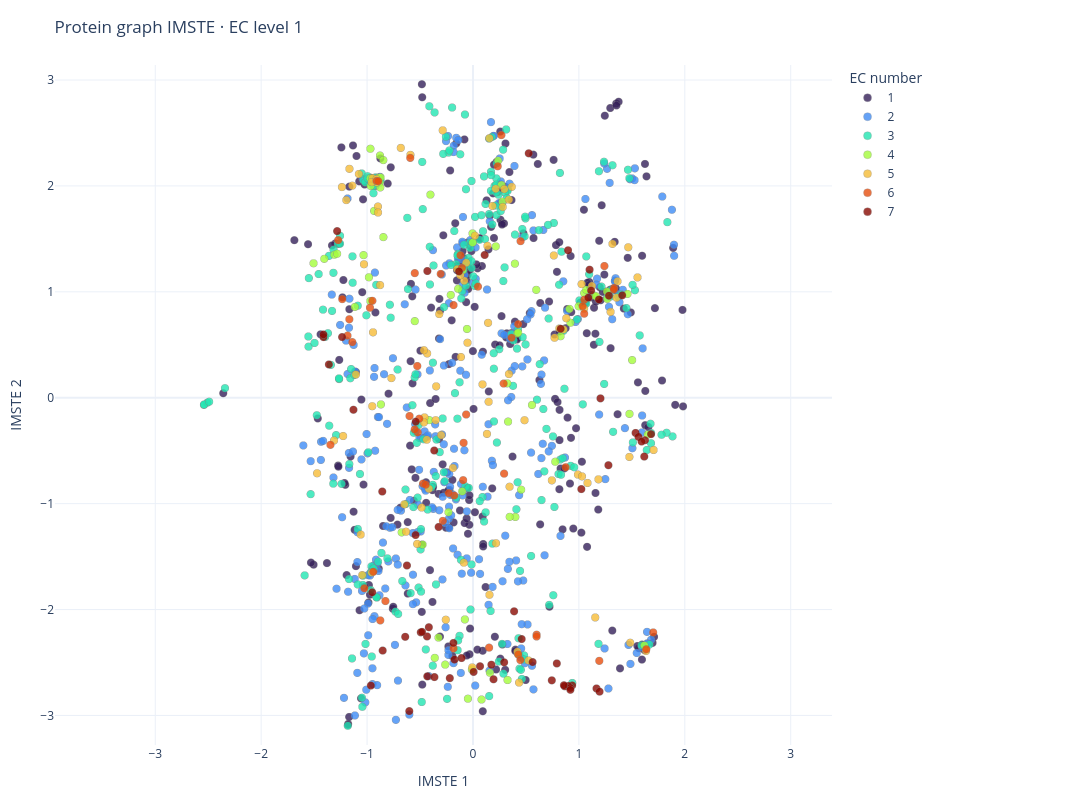

The code cell stored with this chart in its notebook:
### Code cell
embedding_result = visualize_proteins_2d(
    PROJECT_ROOT,
    node_label_alphabet=NODE_LABEL_ALPHABET,
    max_simplex_dimension=MAX_SIMPLEX_DIMENSION,
    min_pair_distance=MIN_PAIR_DISTANCE,
    max_pair_distance=MAX_PAIR_DISTANCE,
    nbits=NBITS,
    include_self=INCLUDE_SELF,
    imste_parameters=IMSTE_PARAMETERS,
    rebuild_features=REBUILD_FEATURES,
    rebuild_embedding=REBUILD_EMBEDDING,
)
display(embedding_result.embedding.head())
display(embedding_result.figure)

### Figure 1 — Plotly figure (JSON) as saved in the notebook; plotly's stock layout.template omitted (floating-point values rounded to 4 significant figures; data arrays with more than 128 entries replaced by an {"elided": "..."} marker saying what was removed)
{"data": [{"customdata": {"elided": "300x4 str values"}, "hoverlabel": {"align": "left", "font": {"size": 12}}, "hovertemplate": "EC: %{fullData.name}<br>Protein: %{customdata[3]}<br>UniProt: %{customdata[2]}<br>PDB: %{customdata[1]}<br>Sample: %{customdata[0]}<extra></extra>", "marker": {"color": "rgb(53, 32, 90)", "line": {"color": "gray", "width": 0.35}, "opacity": 0.8, "size": 8}, "mode": "markers", "name": "1", "type": "scattergl", "x": {"elided": "300 float values"}, "y": {"elided": "300 float values"}}, {"customdata": {"elided": "300x4 str values"}, "hoverlabel": {"align": "left", "font": {"size": 12}}, "hovertemplate": "EC: %{fullData.name}<br>Protein: %{customdata[3]}<br>UniProt: %{customdata[2]}<br>PDB: %{customdata[1]}<br>Sample: %{customdata[0]}<extra></extra>", "marker": {"color": "rgb(63, 140, 245)", "line": {"color": "gray", "width": 0.35}, "opacity": 0.8, "size": 8}, "mode": "markers", "name": "2", "type": "scattergl", "x": {"elided": "300 float values"}, "y": {"elided": "300 float values"}}, {"customdata": {"elided": "300x4 str values"}, "hoverlabel": {"align": "left", "font": {"size": 12}}, "hovertemplate": "EC: %{fullData.name}<br>Protein: %{customdata[3]}<br>UniProt: %{customdata[2]}<br>PDB: %{customdata[1]}<br>Sample: %{customdata[0]}<extra></extra>", "marker": {"color": "rgb(34, 229, 177)", "line": {"color": "gray", "width": 0.35}, "opacity": 0.8, "size": 8}, "mode": "markers", "name": "3", "type": "scattergl", "x": {"elided": "300 float values"}, "y": {"elided": "300 float values"}}, {"customdata": {"elided": "76x4 str values"}, "hoverlabel": {"align": "left", "font": {"size": 12}}, "hovertemplate": "EC: %{fullData.name}<br>Protein: %{customdata[3]}<br>UniProt: %{customdata[2]}<br>PDB: %{customdata[1]}<br>Sample: %{customdata[0]}<extra></extra>", "marker": {"color": "rgb(164, 252, 59)", "line": {"color": "gray", "width": 0.35}, "opacity": 0.8, "size": 8}, "mode": "markers", "name": "4", "type": "scattergl", "x": [0.3234, 1.458, 0.2782, -0.9335, 1.144, -0.07696, 0.8413, 0.3998, 0.424, 0.5573, 0.2693, -0.8781, -0.8469, -0.8809, -1.309, 0.8271, 1.05, -1.404, -0.8757, -0.2316, -1.115, -0.01056, 1.65, -0.5495, 0.4178, -0.003976, -0.8893, -0.09813, -0.8695, -0.3607, 0.4551, 0.3955, 1.162, 1.07, -0.4128, -0.9689, -1.034, -0.1398, 0.3469, -0.2098, -0.9828, 0.4268, -0.966, 0.2375, 1.478, 1.618, 1.503, -0.4757, 1.267, -0.003085, 0.5972, -0.8951, 0.3313, 0.2156, -0.9688, 0.9981, -1.506, -0.8722, -0.8464, -0.05644, 1.265, -0.2622, -1.283, -0.04779, -0.6731, 0.3264, 0.9107, 0.08086, -0.3257, 0.9198, -0.9688, -0.4024, -0.1019, 0.7768, -0.9093, 0.1596], "y": [0.1361, 0.98, 1.851, 1.764, 0.9637, -2.093, 0.6432, -1.126, -2.418, -0.06823, 2.009, 2.286, 2.244, 2.032, 1.35, 0.5807, 0.9873, 1.312, 1.986, -1.081, 0.8573, -2.566, -0.3478, 0.7233, 0.6058, 1.552, 2.078, 1.204, -0.06291, -2.456, -0.8687, 1.266, 0.9583, 1.019, -0.2116, 0.9135, 1.347, 1.029, -1.125, 0.97, 1.137, 0.6146, 2.0, 2.238, -0.1525, -2.339, 0.3553, -1.386, 0.9329, 1.465, 1.019, 2.068, -0.2257, 1.429, 2.351, 0.8636, 1.269, 2.08, 1.516, 0.6492, 1.002, -2.52, 1.359, -2.842, -1.271, -2.666, 0.8385, -2.85, -2.265, 0.7081, 2.071, 1.917, -0.8845, -0.6042, 2.032, -2.597]}, {"customdata": {"elided": "95x4 str values"}, "hoverlabel": {"align": "left", "font": {"size": 12}}, "hovertemplate": "EC: %{fullData.name}<br>Protein: %{customdata[3]}<br>UniProt: %{customdata[2]}<br>PDB: %{customdata[1]}<br>Sample: %{customdata[0]}<extra></extra>", "marker": {"color": "rgb(246, 188, 55)", "line": {"color": "gray", "width": 0.35}, "opacity": 0.8, "size": 8}, "mode": "markers", "name": "5", "type": "scattergl", "x": [0.7632, -0.06401, -0.909, 0.09014, 0.3456, -0.9516, 0.8805, 1.484, 0.1554, -1.312, -1.237, -0.9479, -0.4164, -0.3005, -0.05191, 1.317, 0.2807, -1.078, -0.4327, -0.7707, -0.8975, -0.3474, -0.8967, 0.9914, 1.049, -0.9561, -1.226, -0.2857, -0.877, -0.4577, 0.77, -0.1482, -0.6482, 1.081, 0.148, 1.123, -0.1891, -1.472, 0.7446, -0.3525, 1.476, 1.634, -1.06, 0.8546, -0.1142, -1.029, 0.1321, -0.08309, 0.3663, 0.2149, -1.196, -0.9437, -0.4636, -0.5909, 0.4354, 0.2174, 1.356, 0.01832, 0.184, -0.007127, 1.185, 1.029, 0.4195, -0.1196, -0.9111, 0.3394, -0.3189, 1.705, -0.4848, -1.167, -0.4362, -0.08674, 0.2954, 0.1426, 0.5246, 0.1554, -1.14, -0.6322, 1.154, -0.4635, 0.8149, 1.554, 1.026, 1.466, -1.106, 1.299, 0.1368, -0.9554, 0.4866, -0.5269, 1.365, -0.6816, 0.3386, -1.046, -0.2566], "y": [1.343, 1.274, 2.034, 0.1262, -0.8402, -0.08007, 0.7505, -2.314, 2.45, -0.4036, 1.989, 2.073, -0.8599, -0.3528, 0.5191, 1.453, 1.8, 2.112, 0.4183, 0.1853, 1.805, 0.1075, 1.749, -0.726, 0.8414, 2.036, -0.3616, 2.525, 1.063, -0.1857, 0.5662, 1.214, -1.007, -0.8048, -0.03841, 1.055, -0.6634, -0.7133, -0.7802, -0.2123, -0.5591, -2.391, -1.292, 0.6455, 0.3844, 1.26, -0.3417, 1.104, 1.991, 1.973, 1.866, 0.6177, -0.233, 2.293, -2.69, -1.374, 0.9444, 1.529, 1.81, -2.546, -0.7704, -0.7423, -2.398, 1.156, 2.063, 0.2237, 0.7901, -0.4935, -1.037, 2.161, -0.3962, -1.557, 1.969, 0.707, -2.481, -1.861, 2.002, -1.265, -2.075, 0.4489, 0.6535, 1.136, 1.073, 1.42, 0.219, 0.8102, 1.434, -1.651, -0.2122, -1.38, 1.099, 2.359, 1.87, -1.675, -2.096]}, {"customdata": {"elided": "57x4 str values"}, "hoverlabel": {"align": "left", "font": {"size": 12}}, "hovertemplate": "EC: %{fullData.name}<br>Protein: %{customdata[3]}<br>UniProt: %{customdata[2]}<br>PDB: %{customdata[1]}<br>Sample: %{customdata[0]}<extra></extra>", "marker": {"color": "rgb(231, 78, 14)", "line": {"color": "gray", "width": 0.35}, "opacity": 0.8, "size": 8}, "mode": "markers", "name": "6", "type": "scattergl", "x": [-0.5496, 0.3641, -1.14, 0.4496, 0.2896, -0.3047, -0.1773, -0.9098, -0.1043, 0.2677, -1.234, 1.636, -1.273, -0.8269, 1.051, -0.5215, 0.4267, -0.4718, -0.5071, -0.1837, -0.5925, 1.192, -0.8942, -0.2846, 0.875, 0.447, -0.5502, -0.2286, 1.702, 0.152, -0.8754, -0.5988, -1.346, 0.6009, -0.9503, 1.036, -0.9727, 0.294, -0.09282, -1.025, 1.332, 0.04663, -0.1184, 0.6006, -0.4462, -0.06434, 1.05, 0.2336, 1.33, -0.9416, 0.4266, -0.1836, -1.185, -1.168, 1.24, -0.08859, -0.526], "y": [1.177, 0.5664, 0.5247, 1.478, 0.1338, 1.169, -0.923, 2.046, 1.225, 2.48, 0.931, -2.375, 1.488, -1.92, 0.9256, -0.3269, -2.425, -0.8109, -0.1978, 0.8746, 2.264, -2.484, 2.044, -1.163, -0.656, -2.477, -0.2994, -0.9005, -2.217, -2.36, -2.103, -0.1729, -0.4446, -2.237, 0.9153, 0.8644, 0.8499, -0.7168, -0.7784, -1.799, 1.037, 1.049, 1.345, -2.255, -0.8213, -0.1583, 0.7934, 2.185, 1.023, -1.643, 0.6949, -2.367, 0.586, 0.7411, 1.243, -0.4261, 0.2992]}, {"customdata": {"elided": "66x4 str values"}, "hoverlabel": {"align": "left", "font": {"size": 12}}, "hovertemplate": "EC: %{fullData.name}<br>Protein: %{customdata[3]}<br>UniProt: %{customdata[2]}<br>PDB: %{customdata[1]}<br>Sample: %{customdata[0]}<extra></extra>", "marker": {"color": "rgb(137, 10, 2)", "line": {"color": "gray", "width": 0.35}, "opacity": 0.8, "size": 8}, "mode": "markers", "name": "7", "type": "scattergl", "x": [-0.9643, 1.115, 1.189, -0.4313, 1.204, 0.8976, 0.005847, 1.681, 0.1105, 0.5264, 0.866, 0.9365, 0.9018, 0.9187, 0.7442, -0.132, 1.166, 0.5629, 0.9194, 1.409, -0.1747, -1.361, 0.1736, 1.617, 1.279, 1.284, -0.4928, -0.6013, -0.6236, 0.4596, 1.624, -0.4337, -0.3241, -0.4169, -0.9515, -0.4308, 1.023, -0.1846, 0.06637, 1.101, -1.412, 1.089, -0.1079, -0.8527, 1.535, -0.64, 0.2943, -0.219, -1.412, -0.3644, -1.283, 0.8586, 1.195, -0.8565, -0.3654, -0.4813, 0.3883, 1.562, 0.194, 0.7916, 0.8281, -0.5404, -0.5422, -1.129, 1.592, -1.236], "y": [-2.718, 1.012, 0.9271, -2.631, -0.006211, 1.392, -2.589, -0.344, 1.348, 2.308, -2.725, -2.716, -2.721, -2.739, -2.668, 1.193, -2.745, -2.496, -2.758, 0.9667, -2.472, 0.314, -2.521, -0.5555, -0.6374, 0.9632, -2.215, -2.959, -1.584, -2.279, -0.4016, -2.254, -1.22, -2.167, -1.837, 1.196, -0.8628, -2.316, -2.536, 1.209, 0.5723, 0.9451, -2.458, -2.387, -0.3323, -2.257, -2.499, -2.648, 0.5974, -2.638, 1.573, -2.715, -2.775, -0.8856, -0.4983, -2.211, -2.017, -0.3692, -2.658, -2.509, 0.6509, -0.2259, -1.296, -0.1134, -0.4136, 0.5729]}], "layout": {"height": 800, "legend": {"itemclick": "toggle", "itemdoubleclick": "toggleothers", "title": {"text": "EC number"}, "x": 1.02, "xanchor": "left", "y": 1, "yanchor": "top"}, "margin": {"b": 55, "l": 55, "r": 260, "t": 65}, "title": {"text": "Protein graph IMSTE · EC level 1"}, "width": 1100, "xaxis": {"range": [-2.676, 2.119], "title": {"text": "IMSTE 1"}}, "yaxis": {"range": [-3.279, 3.142], "scaleanchor": "x", "scaleratio": 1, "title": {"text": "IMSTE 2"}}}}
